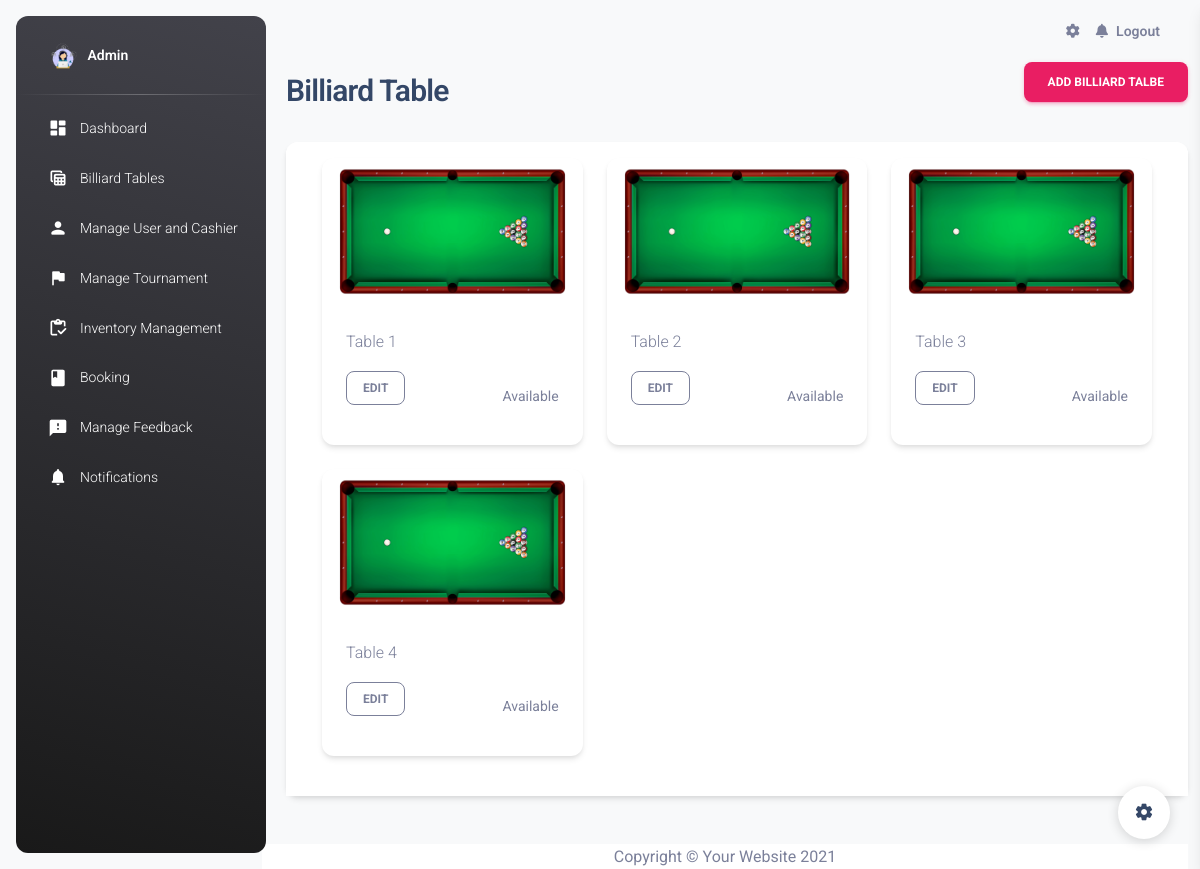
Page /billiard_table.php on the committed database.
### tables this page shows
CREATE TABLE `tables` (
  `table_id` int(11) NOT NULL,
  `table_number` varchar(100) NOT NULL,
  `status` enum('Available','Occupied','Under Maintenance') NOT NULL
);

### billiard_table.php (the view, shortened to what this page needs)
<!DOCTYPE html>
<html lang="en">
   <head>
      <link href="./assets/css/nucleo-icons.css" rel="stylesheet" />
      <link href="./assets/css/nucleo-svg.css" rel="stylesheet" />
      <link id="pagestyle" href="./assets/css/material-dashboard.css?v=3.1.0" rel="stylesheet" />
      <link href="vendor/fontawesome-free/css/all.min.css" rel="stylesheet" type="text/css">
   </head>
   <body class="g-sidenav-show  bg-gray-100">
   <aside class="sidenav navbar navbar-vertical navbar-expand-xs border-0 border-radius-xl my-3 fixed-start ms-3   bg-gradient-dark" id="sidenav-main">
         <div class="sidenav-header">
            <a class="navbar-brand m-0" href=" https://demos.creative-tim.com/material-dashboard/pages/dashboard " target="_blank">
            <img src="./img/admin.png" class="navbar-brand-img h-100" alt="main_logo">
            <span class="ms-1 font-weight-bold text-white">Admin</span>
            </a>
         </div>
         <hr class="horizontal light mt-0 mb-2">
         <div class="collapse navbar-collapse  w-auto " id="sidenav-collapse-main">
         <ul class="navbar-nav">
         <li class="nav-item">
               <a class="nav-link text-white " href="admin_dashboard.php">
                  <div class="text-white text-center me-2 d-flex align-items-center justify-content-center">
                     <i class="material-icons opacity-10">dashboard</i>
                  </div>
                  <span class="nav-link-text ms-1">Dashboard</span>
               </a>
            </li>
            <li class="nav-item">
               <a class="nav-link text-white " href="billiard_table.php">
                  <div class="text-white text-center me-2 d-flex align-items-center justify-content-center">
                     <i class="material-icons opacity-10">table_view</i>
                  </div>
                  <span class="nav-link-text ms-1">Billiard Tables</span>
               </a>
            </li>
            <li class="nav-item">
                  <a class="nav-link text-white " href="manage_user.php">
                     <div class="text-white text-center me-2 d-flex align-items-center justify-content-center">
                        <i class="material-icons opacity-10">person</i>
                     </div>
                     <span class="nav-link-text ms-1">Manage User and Cashier</span>
                  </a>
               </li>
               <li class="nav-item">
                  <a class="nav-link text-white " href="manage_tournament.php">
                     <div class="text-white text-center me-2 d-flex align-items-center justify-content-center">
                        <i class="material-icons opacity-10">flag</i>
                     </div>
                     <span class="nav-link-text ms-1">Manage Tournament</span>
                  </a>
               </li>
            <li class="nav-item">
                  <a class="nav-link text-white " href="inventory_management.php">
                     <div class="text-white text-center me-2 d-flex align-items-center justify-content-center">
                        <i class="material-icons opacity-10">inventory</i>
                     </div>
                     <span class="nav-link-text ms-1">Inventory Management</span>
                  </a>
               </li>
            <li class="nav-item">
               <a class="nav-link text-white " href="admin_booking.php">
                  <div class="text-white text-center me-2 d-flex align-items-center justify-content-center">
                     <i class="material-icons opacity-10">book</i>
                  </div>
                  <span class="nav-link-text ms-1">Booking</span>
               </a>
            </li>
            <li class="nav-item">
               <a class="nav-link text-white " href="admin_feedback.php">
                  <div class="text-white text-center me-2 d-flex align-items-center justify-content-center">
                     <i class="material-icons opacity-10">feedback</i>
                  </div>
                  <span class="nav-link-text ms-1">Manage Feedback</span>
               </a>
            </li>
            <li class="nav-item">
               <a class="nav-link text-white " href="./notifications.html">
                  <div class="text-white text-center me-2 d-flex align-items-center justify-content-center">
                     <i class="material-icons opacity-10">notifications</i>
                  </div>
                  <span class="nav-link-text ms-1">Notifications</span>
               </a>
            </li>
         </ul>
      </aside>
      <main class="main-content border-radius-lg ">
         <nav class="navbar navbar-main navbar-expand-lg px-0 mx-4 shadow-none border-radius-xl" id="navbarBlur" data-scroll="true">
            <div class="container-fluid py-1 px-3">
               <div class="collapse navbar-collapse mt-sm-0 mt-2 me-md-0 me-sm-4" id="navbar">
                  <ul class="navbar-nav  justify-content-end">
                     <li class="nav-item px-3 d-flex align-items-center">
                        <a href="javascript:;" class="nav-link text-body p-0">
                        <i class="fa fa-cog fixed-plugin-button-nav cursor-pointer"></i>
                        </a>
                     </li>
                     <li class="nav-item dropdown pe-2 d-flex align-items-center">
                        <a href="javascript:;" class="nav-link text-body p-0" id="dropdownMenuButton" data-bs-toggle="dropdown" aria-expanded="false">
                        <i class="fa fa-bell cursor-pointer"></i>
                        </a>
                     </li>
                     <li class="nav-item d-flex align-items-center">
                        <a href="logout.php" class="nav-link text-body font-weight-bold px-0">
                        <span class="d-sm-inline d-none">Logout</span>
                        </a>
                     </li>
                  </ul>
               </div>
            </div>
         </nav>
         <div class="container-fluid">
         <div class="d-sm-flex align-items-center justify-content-between mb-4">
            <h1 class="h3 mb-0 text-gray-800">Billiard Table</h1>
            <button class='btn btn-primary editBtn' data-toggle='modal' data-target='#addTableModal'>Add Billiard Talbe</button>
         </div>
            <div class="card shadow mb-4">
               <div class="card-header py-3">
                  <div class="container">
                     <div class="row">
                     <?php
                              include 'conn.php';
                              $sql = "SELECT table_number, status, table_id FROM tables";
                              $stmt = $conn->prepare($sql);
                              $stmt->execute();
                              $tables = $stmt->fetchAll(PDO::FETCH_ASSOC);
                              ?>
                              <div class="container">
                                 <div class="row">
                                 <?php
                                 if (!empty($tables)) {
                                    foreach ($tables as $row) {
                                       echo '<div class="col-md-4">' .
                                                '<div class="card mb-4 box-shadow">' .
                                                      '<img class="card-img-top" src="./img/billiardtable.png" alt="Card image cap">' .
                                                      '<div class="card-body">' .
                                                         '<p class="card-text">' . htmlspecialchars($row["table_number"]) . '</p>' .
                                                         '<div class="d-flex justify-content-between align-items-center">' .
                                                            '<div class="btn-group">' .
                                                                  '<button type="button" class="btn btn-sm btn-outline-secondary" onclick=\'openEditModal('. json_encode($row) .')\'>Edit</button>' .
                                                            '</div>' .
                                                            '<small class="text-muted">' . htmlspecialchars($row["status"]) . '</small>' .
                                                         '</div>' .
                                                      '</div>' .
                                                '</div>' .
                                             '</div>';
                                    }
                                 } else {
                                    echo "0 results";
                                 }
                                 ?>
                                 </div>
                              </div>
                           </div>
                        </div>
                  </div>
               </div>
            </div>
         <div class="row">
         <div class="row mt-4">
            <footer class="sticky-footer bg-white">
               <div class="container my-auto">
                     <div class="copyright text-center my-auto">
                        <span>Copyright &copy; Your Website 2021</span>
                      </div>
                </div>
            </footer>
         </div>
      </main>
      <div class="fixed-plugin">
         <a class="fixed-plugin-button text-dark position-fixed px-3 py-2">
         <i class="material-icons py-2">settings</i>
         </a>
      </div>
   </body>
</html>

### rows in the picture
tables: table_number "Table 1", status "Available"
tables: table_number "Table 2", status "Available"
tables: table_number "Table 3", status "Available"
tables: table_number "Table 4", status "Available"
